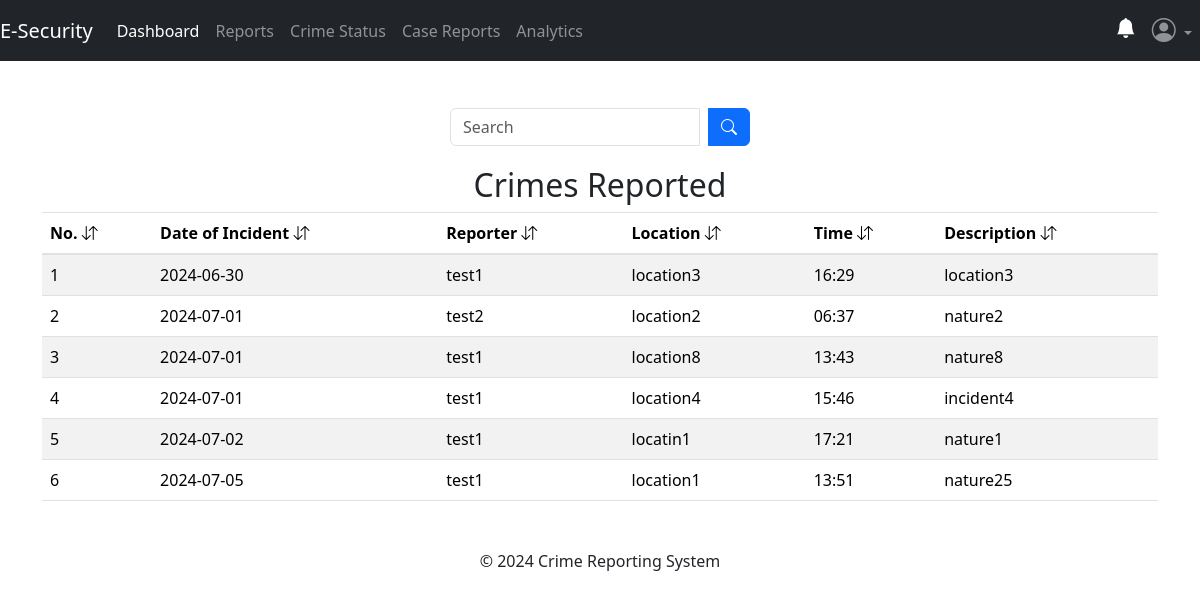
Screenshot of /admin/reports (signed in) with the database file from the repository.
### app/posts/models.py (models this page shows, shortened)
class Crime(db.Model, UserMixin):
    crime_id = db.Column(db.Integer, primary_key=True)
    date_of_incident = db.Column(db.String(10), nullable=False)
    issued_by = db.Column(db.String(20), nullable=True)
    time_of_incident = db.Column(db.String(10), nullable=False)
    phonenumber = db.Column(db.String(10), nullable=True)
    incident_location = db.Column(db.Text, nullable=False)
    incident_nature = db.Column(db.Text, nullable=False)
    incident_details = db.Column(db.Text, nullable=False)
    suspect_details = db.Column(db.Text, nullable=True)
    arrest_history = db.Column(db.Text, nullable=False)
    suspect_name = db.Column(db.String(10), nullable=True)
    comments = db.Column(db.Text, nullable=True)
    crime_status = db.Column(db.String(10), nullable=True)
    latitude = db.Column(db.Float)
    longitude = db.Column(db.Float)
    crime_file_upload = db.Column(db.Text, nullable=True)
    crime_file_name = db.Column(db.Text, nullable=True)
    crime_mimetype = db.Column(db.Text, nullable=True)
    date_crime_received = db.Column(db.DateTime(timezone=True), nullable=False, default=func.now())
    reporter_id = db.Column(db.Integer, db.ForeignKey('user.id'))

### app/admins/routes.py (the view)
@admins.route('/admin/reports')
@admin_required
def reports():
    search_query = request.args.get('search_query', '')
    try:
        if search_query:
            crimes = Crime.query.filter(
                Crime.incident_location.ilike(f'%{search_query}%') |
                Crime.issued_by.ilike(f'%{search_query}%') |
                Crime.date_of_incident.ilike(f'%{search_query}%') |
                Crime.time_of_incident.ilike(f'%{search_query}%') |
                Crime.date_crime_received.ilike(f'%{search_query}%') |
                Crime.crime_status.ilike(f'%{search_query}%') |
                Crime.incident_nature.ilike(f'%{search_query}%')
            ).all()
        else:
            crimes = Crime.query.all()
    except:
        current_app.logger.error("Database error:")
        flash("No reports with the keyword.", "warning")
        return redirect(url_for('admins.reports'))
    return render_template('admin/reports.html', title='Reports Dashboard', crimes=crimes)

### app/__init__.py (called while the page is built)
@login_manager.user_loader
def load_user(user_id):
    return models.User.query.get(user_id)

### app/admins/routes.py (called while the page is built)
def admin_required(f):
    @wraps(f)
    def decorated_function(*args, **kwargs):
        if not session.get('admin_id'):
            flash('You need to be logged in as an admin to access the page.', 'danger')
            return redirect(url_for('admins.adminIndex'))
        return f(*args, **kwargs)
    return decorated_function

### app/templates/admin/reports.html (shortened to what this page needs)
{% extends 'admin/layout.html' %}
{% block content %}
<div class="container">
    <br>
    <form method="GET" action="{{ url_for('admins.reports') }}" class="search-form">
        <div class="input-group search-input">
            <input type="text" name="search_query" class="form-control" placeholder="Search">
            <div class="input-group-append ms-2">
                <button type="submit" class="btn btn-primary">
                    <i class="bi bi-search"></i>
                </button>
            </div>
        </div>
    </form>
{% if crimes %}
  <table class="table table-striped table-hover">
    <h2 style="text-align: center;">Crimes Reported</h2>
    <thead>
        <tr>
            <th scope="col">No. <i class="bi bi-arrow-down-up"></i></th>
            <th scope="col">Date of Incident <i class="bi bi-arrow-down-up"></i></th>
            <th scope="col">Reporter <i class="bi bi-arrow-down-up"></i></th>
            <th scope="col">Location <i class="bi bi-arrow-down-up"></i></th>
            <th scope="col">Time <i class="bi bi-arrow-down-up"></i></th>
            <th scope="col">Description <i class="bi bi-arrow-down-up"></i></th>
        </tr>
    </thead>
    <tbody>
        {% for crime in crimes %}
            <tr  onclick="crimeDetails('{{ crime.crime_id }}')" style="cursor: pointer;">
                <td>{{ loop.index }}</td>
                <td>{{ crime.date_of_incident }}</td>
                <td>{{ crime.issued_by }}</td>
                <td>{{ crime.incident_location }}</td>
                <td>{{ crime.time_of_incident }}</td>
                <td>{{ crime.incident_nature }}</td>
            </tr>
        {% endfor %}
    </tbody>
  </table>
{% endif %}
{% endblock content %}

### app/templates/admin/layout.html (style rules this page uses)
html, body { height: 100%; width: 100%; padding-top: 30px; background-color: #ffffff; }

### app/templates/admin/reports.html (style rules this page uses)
.search-form { display: flex; justify-content: center; margin-bottom: 20px; }
.search-input { width: 300px; }

### rows the page displays
Crime: date_of_incident "2024-06-30", issued_by "test1", incident_location "location3", time_of_incident "16:29", incident_nature "location3"
Crime: date_of_incident "2024-07-01", issued_by "test2", incident_location "location2", time_of_incident "06:37", incident_nature "nature2"
Crime: date_of_incident "2024-07-01", issued_by "test1", incident_location "location8", time_of_incident "13:43", incident_nature "nature8"
Crime: date_of_incident "2024-07-01", issued_by "test1", incident_location "location4", time_of_incident "15:46", incident_nature "incident4"
Crime: date_of_incident "2024-07-02", issued_by "test1", incident_location "locatin1", time_of_incident "17:21", incident_nature "nature1"
Crime: date_of_incident "2024-07-05", issued_by "test1", incident_location "location1", time_of_incident "13:51", incident_nature "nature25"
